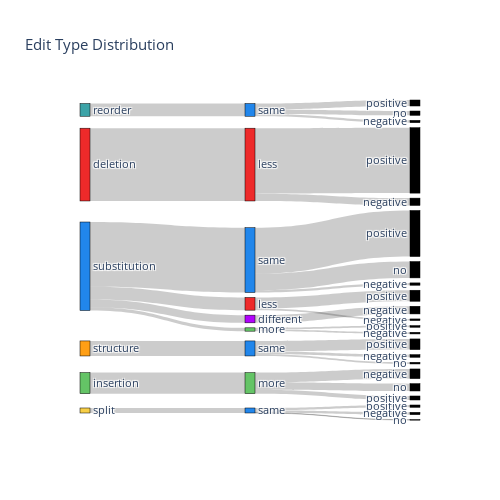

The code cell stored with this chart in its notebook:
### Code cell
# Create a tree of edit types, following the decision tree
root = Node(count_data(data), 'edits', -1)

counter = 0
for edit_type in edit_types:
    root.add_child(Node(count_data(data, edit_type=edit_type), edit_type, counter))
    counter += 1

for node in root.get_children():
    for info_change in information_mapping.values():
        node.add_child(Node(count_data(data, edit_type=node.label, information_impact=info_change), info_change, counter))
        counter += 1
    for child in node.get_children():
        for quality_type in Quality:
            child.add_child(Node(count_data(data, edit_type=node.label, information_impact=child.label, quality_type=quality_type), quality_type, counter))
            counter += 1

# Convert the tree to a list of nodes & links
stack = [child for child in root.get_children()]
nodes, links = [], []
while len(stack) > 0:
    node = stack.pop()

    # Map color if it has a mapping
    color = 'black'
    if node.label in color_mapping.keys():
        color = color_mapping[node.label]
    if node.label in information_change_color_mapping.keys():
        color = information_change_color_mapping[node.label]

    # Map label if it has a mapping
    label = node.label
    in_mapping_back = {information_mapping[k]: k for k in information_mapping}
    if node.label in in_mapping_back.keys():
        label = in_mapping_back[node.label]
    impact_mapping_back = {impact_mapping[k]: k for k in impact_mapping}
    if node.label in impact_mapping_back.keys():
        label = impact_mapping_back[node.label]

    nodes.append({'id': node.id, 'label': label, 'color': color})

    # Get links to children
    for child in node.get_children():
        if child.amount > 0:
            links.append({'source': node.id, 'target': child.id, 'value': child.amount})
        stack.append(child)

# Sort nodes by id
nodes = sorted(nodes, key=lambda x: x['id'])

# Convert dict tree values to lists
labels, colors = [str(x['label']) for x in nodes], [x['color'] for x in nodes]
sources, targets, values = [x['source'] for x in links], [x['target'] for x in links], [x['value'] for x in links]

fig = go.Figure(data=[go.Sankey(
    node = dict(
      pad = 5,
      thickness = 10,
      line = dict(color = "black", width = 0.5),
      label = labels,
      color = colors
    ),
    link = dict(
      source = sources, # index of source node
      target = targets, # index of end node
      value = values,   # amount in link
      # label = data['link']['label'],   # label of link (not necessary)
      # color = data['link']['color']
    ),
    valueformat = "d",
    valuesuffix = " edits"
  )
])

fig.update_layout(title_text="Edit Type Distribution", font_size=11, width=500, height=500)
fig.show()

# This is a start, but perhaps combine the same categories? Also have this be a full tree (i.e. show error types?)

# I actually think this chart would be great if the final row had colors and specific labels (ex. Elaboration, Trivial Insertions, Paraphrase, etc.)

### Figure 1 — Plotly figure (JSON) as saved in the notebook; plotly's stock layout.template omitted (floating-point values rounded to 4 significant figures)
{"data": [{"link": {"source": [5, 87, 87, 87, 4, 72, 72, 72, 3, 55, 55, 55, 2, 2, 2, 2, 41, 40, 40, 39, 39, 39, 38, 38, 1, 22, 22, 0, 7, 7, 7], "target": [87, 93, 94, 95, 72, 80, 81, 82, 55, 61, 62, 63, 38, 39, 40, 41, 53, 48, 50, 45, 46, 47, 42, 44, 22, 26, 28, 7, 13, 14, 15], "value": [15, 7, 1, 7, 63, 12, 22, 29, 45, 32, 5, 8, 38, 194, 10, 23, 23, 5, 5, 138, 49, 7, 33, 5, 218, 196, 22, 38, 18, 13, 7]}, "node": {"color": ["#3ca3a7", "#ee2a2a", "#2186eb", "#FF9F15", "#64C466", "#F7CE46", "#ee2a2a", "#2186eb", "#64C466", "#b103fc", "black", "black", "black", "black", "black", "black", "black", "black", "black", "black", "black", "black", "#ee2a2a", "#2186eb", "#64C466", "#b103fc", "black", "black", "black", "black", "black", "black", "black", "black", "black", "black", "black", "black", "#ee2a2a", "#2186eb", "#64C466", "#b103fc", "black", "black", "black", "black", "black", "black", "black", "black", "black", "black", "black", "black", "#ee2a2a", "#2186eb", "#64C466", "#b103fc", "black", "black", "black", "black", "black", "black", "black", "black", "black", "black", "black", "black", "#ee2a2a", "#2186eb", "#64C466", "#b103fc", "black", "black", "black", "black", "black", "black", "black", "black", "black", "black", "black", "black", "#ee2a2a", "#2186eb", "#64C466", "#b103fc", "black", "black", "black", "black", "black", "black", "black", "black", "black", "black", "black", "black"], "label": ["reorder", "deletion", "substitution", "structure", "insertion", "split", "less", "same", "more", "different", "positive", "no", "negative", "positive", "no", "negative", "positive", "no", "negative", "positive", "no", "negative", "less", "same", "more", "different", "positive", "no", "negative", "positive", "no", "negative", "positive", "no", "negative", "positive", "no", "negative", "less", "same", "more", "different", "positive", "no", "negative", "positive", "no", "negative", "positive", "no", "negative", "positive", "no", "negative", "less", "same", "more", "different", "positive", "no", "negative", "positive", "no", "negative", "positive", "no", "negative", "positive", "no", "negative", "less", "same", "more", "different", "positive", "no", "negative", "positive", "no", "negative", "positive", "no", "negative", "positive", "no", "negative", "less", "same", "more", "different", "positive", "no", "negative", "positive", "no", "negative", "positive", "no", "negative", "positive", "no", "negative"], "line": {"color": "black", "width": 0.5}, "pad": 5, "thickness": 10}, "type": "sankey", "valueformat": "d", "valuesuffix": " edits"}], "layout": {"font": {"size": 11}, "height": 500, "title": {"text": "Edit Type Distribution"}, "width": 500}}
